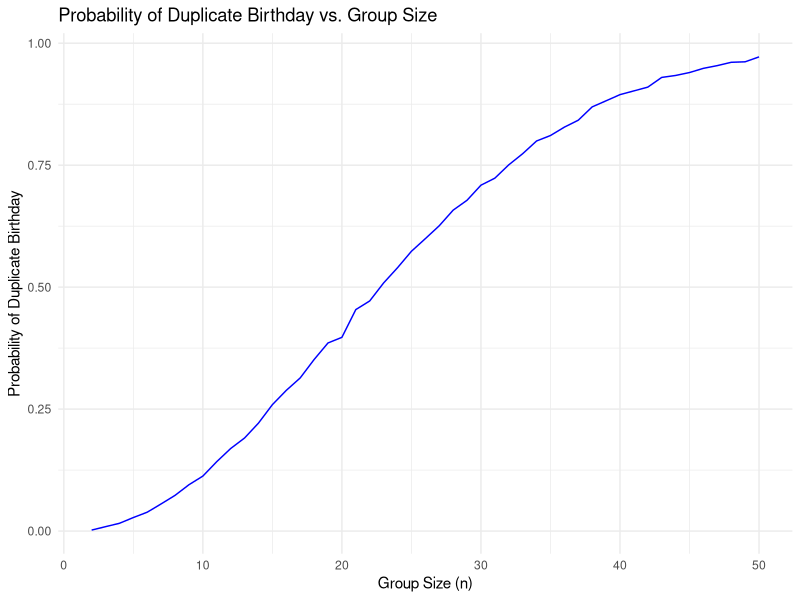

Here is the R script that generated this plot: (Note: a time limit stopped this script after it produced the figure.)
## ---- chunk 1
library(tidyverse)
library(dplyr)
library(ggplot2)
## ---- chunk 2
check_duplicate_bd <- function(n) {
  # Simulate uniformly distributed birthday with size n
  birthdays <- sample(1:365, n, replace = TRUE)
  # Check duplicate
  return(any(duplicated(birthdays)))
}
#Simulate each size 10000 times
sim_num = 10000
group_size = 2:50
prob = numeric(length(group_size))

for (i in seq_along(group_size)){
  n = group_size[i]
  results = replicate(sim_num, check_duplicate_bd(n))
  prob[i] = mean(results)
}

########################
#test
data <- data.frame(GroupSize = group_size, Probability = prob)

# Create the plot
ggplot(data, aes(x = GroupSize, y = Probability)) +
  geom_line(color = 'blue') +
  #geom_point(color = 'blue') +
  labs(title = 'Probability of Duplicate Birthday vs. Group Size',
       x = 'Group Size (n)',
       y = 'Probability of Duplicate Birthday') +
  theme_minimal()
## ---- chunk 3
#fixed parameters for simulation
n = 30                              #fixed sample size
sigma = 5                           #fixed sigma
ds_num = 5000                       #fixed number of datasets
alpha = 0.05

#Write function to get estimate and p-value for each dataset
sim_estimate_pval = function(mu, n = 30, sigma = 5){
  
  sim_data = tibble(
    x = rnorm(n, mean = mu, sd = sigma)
  )
  
  t.test(sim_data$x, mu = 0) %>% 
    broom::tidy() %>% 
    select(estimate, p.value)
}

sim_results_df = 
  expand_grid(
    mu_vec = c(0, 1, 2, 3, 4, 5, 6),
    iter = 1:ds_num
  ) |> 
  mutate(
    estimate_df = map(mu_vec, sim_estimate_pval)
  ) |> 
  unnest(estimate_df)

sim_results_df |> 
  pivot_longer(
    estimate:p.value,
    names_to = "parameter", 
    values_to = "estimate") |> 
  group_by(parameter, mu_vec) |> 
  summarize(
    emp_mean = mean(estimate),
    emp_var = var(estimate)) |> 
  knitr::kable(digits = 5)
## ---- chunk 4
power_df <- sim_results_df %>%
  group_by(mu_vec) %>%
  summarize(
    power = mean(p.value < alpha)
  )

ggplot(power_df, aes(x = mu_vec, y = power)) +
  geom_line(color = 'blue') +
  geom_point(color = 'red', size = 2) +
  labs(title = 'Power Curve of One-Sample t-test',
       x = expression('True Mean ' * mu),
       y = 'Power (Probability of Rejecting H0)') +
  theme_minimal()
## ---- chunk 5
# Calculate average estimate for all samples
average_estimate_df = sim_results_df %>%
  group_by(mu_vec) %>%
  summarise(
    avg_estimate = mean(estimate)
  )

# Calculate average estimate for samples where null was rejected
average_estimate_rejected_df = sim_results_df %>%
  filter(p.value < alpha) %>%
  group_by(mu_vec) %>%
  summarise(
    avg_estimate_rejected = mean(estimate)
  )

combined_estimate_df = left_join(average_estimate_df, average_estimate_rejected_df, by = "mu_vec") %>% 
  pivot_longer(
    cols = c(avg_estimate, avg_estimate_rejected),
    names_to = "Estimate_Type",
    values_to = "Average_Estimate"
  )

combined_estimate_df$Estimate_Type = recode(
  combined_estimate_df$Estimate_Type,
  "avg_estimate" = "All Samples",
  "avg_estimate_rejected" = "Samples with Rejected H0"
)

# Plot the average estimates
ggplot(combined_estimate_df, aes(x = mu_vec, y = Average_Estimate, color = Estimate_Type)) +
  geom_line() +
  geom_point() +
  labs(
    title = expression('Average Estimate of ' * hat(mu) * ' vs True ' * mu),
    x = expression('True Mean ' * mu),
    y = expression('Average Estimate of ' * hat(mu)),
    color = "Estimate Type"
  ) +
  theme_minimal()
